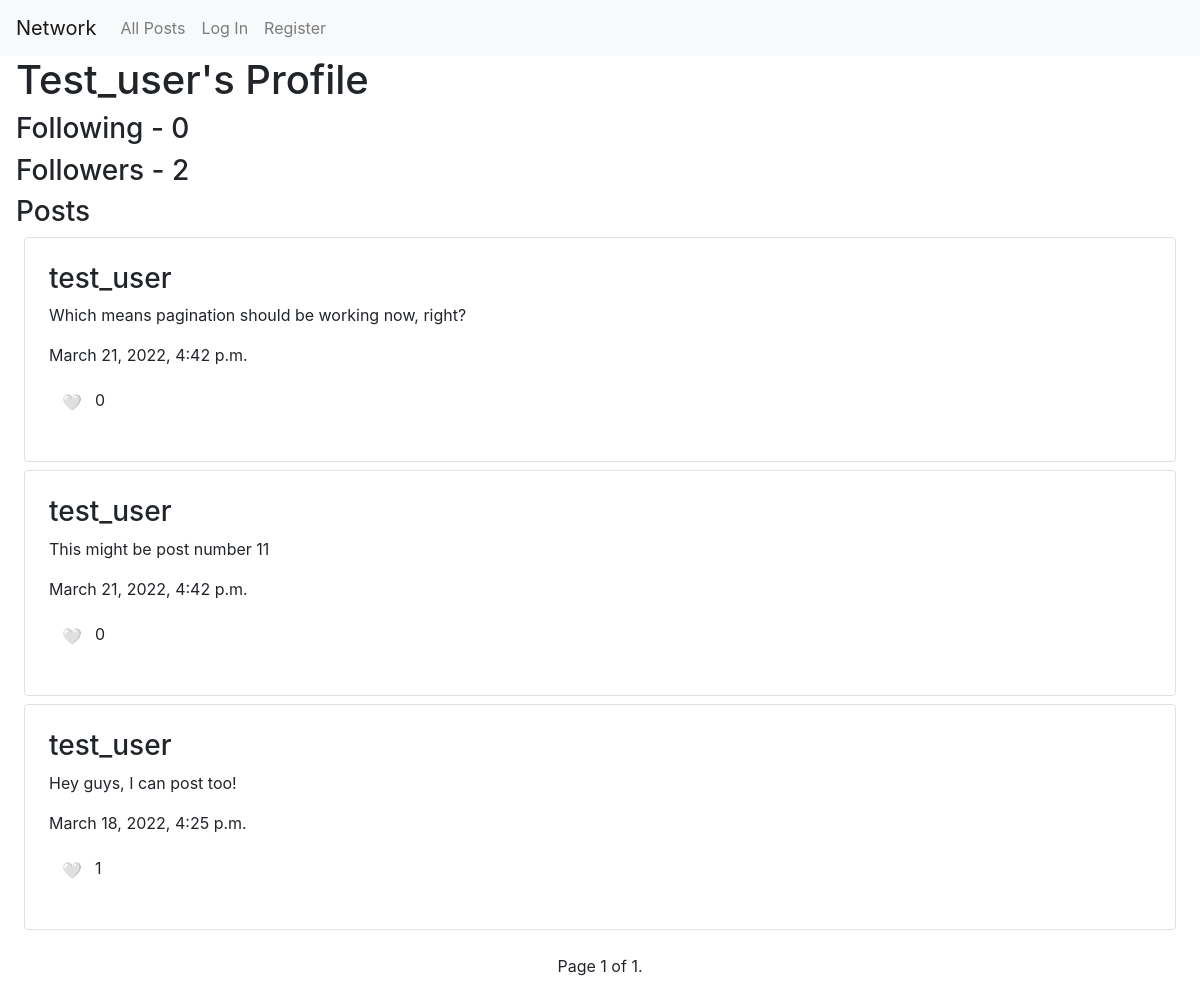
Page /test_user on the earlier database version.
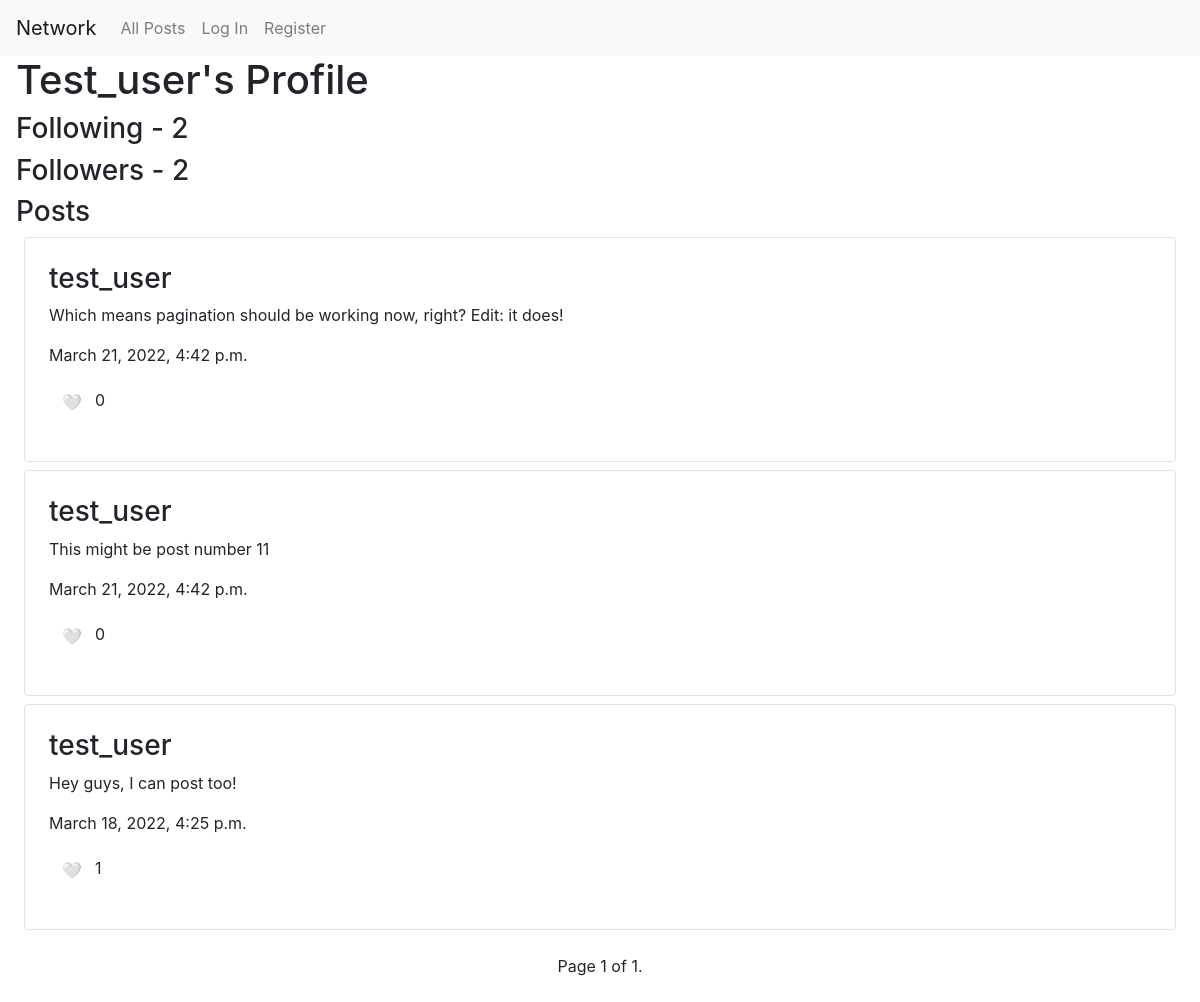
Same page on the later database version.
### network/models.py (models this page shows, shortened)
class User(AbstractUser):
    following = models.ManyToManyField('self', blank=True, related_name='followers', symmetrical=False)

class Post(models.Model):
    user = models.ForeignKey(User, on_delete=models.CASCADE, related_name='posts')
    content = models.CharField(max_length=300)
    likes = models.PositiveIntegerField(default=0)
    user_likes = models.ManyToManyField(User)
    created = models.DateTimeField(auto_now_add=True)
    class Meta:
        ordering = ['-created']

### network/views.py (the view)
# urls.py: path("<str:username>", views.profile, name="profile")
def profile(request, username):
    user = request.user
    try:
        profileOwner = User.objects.get(username=username)
        posts = profileOwner.posts.all()
        paginator = Paginator(posts, 10)
        page_number = request.GET.get('page')
        page_obj = paginator.get_page(page_number)
    except User.DoesNotExist:
        profileOwner = None
        page_obj = None
    if user.username == username:
        currentUser = True
    else:
        currentUser = False
    return render(request, "network/profile.html", {
        'profileOwner': profileOwner,
        'page_obj': page_obj,
        'currentUser': currentUser
    })

### network/templates/network/profile.html (shortened to what this page needs)
{% extends "network/layout.html" %}
{% block body %}
    {% if not profileOwner %}
        <h2 class="ml-3">User does not exist</h2>
    {% else %}
        <h1 class="ml-3">{{ profileOwner.username | capfirst }}'s Profile</h1>
        <h3 class="ml-3">Following - {{ profileOwner.followers.count }}</h3>
        <h3 class="ml-3">Followers - {{ profileOwner.following.count }}</h3>
        <h3 class="ml-3">Posts</h3>
        {% for post in page_obj %}
            <div class="border rounded mx-4 mb-2 p-4">
                <h3>{{ post.user.username }}</h3>
                <p data-content="{{ post.id }}">{{ post.content}}</p>
                <p>{{ post.created }}</p>
                {% if user in post.user_likes.all %}
                    <p><span class="btn dislike" data-like="{{ post.id }}">❤️</span><span data-count="{{ post.id }}">{{ post.likes }}</span></p>
                {% else %}
                    <p><span class="btn like" data-like="{{ post.id }}">🤍</span><span data-count="{{ post.id }}">{{ post.likes }}</span></p>
                {% endif %}
            </div>
        {% endfor %}
        <div class="pagination my-4 d-flex justify-content-center">
            <span class="step-links">
                <span class="current">
                    Page {{ page_obj.number }} of {{ page_obj.paginator.num_pages }}.
                </span>
            </span>
        </div>
    {% endif %}
{% endblock %}

Differences in the rows shown:
computed for User "Test_user": followers.count "0" → "2"
changed Post: content "Which means pagination should be working now, right?" → "Which means pagination should be working now, right? Edit: it does!"
